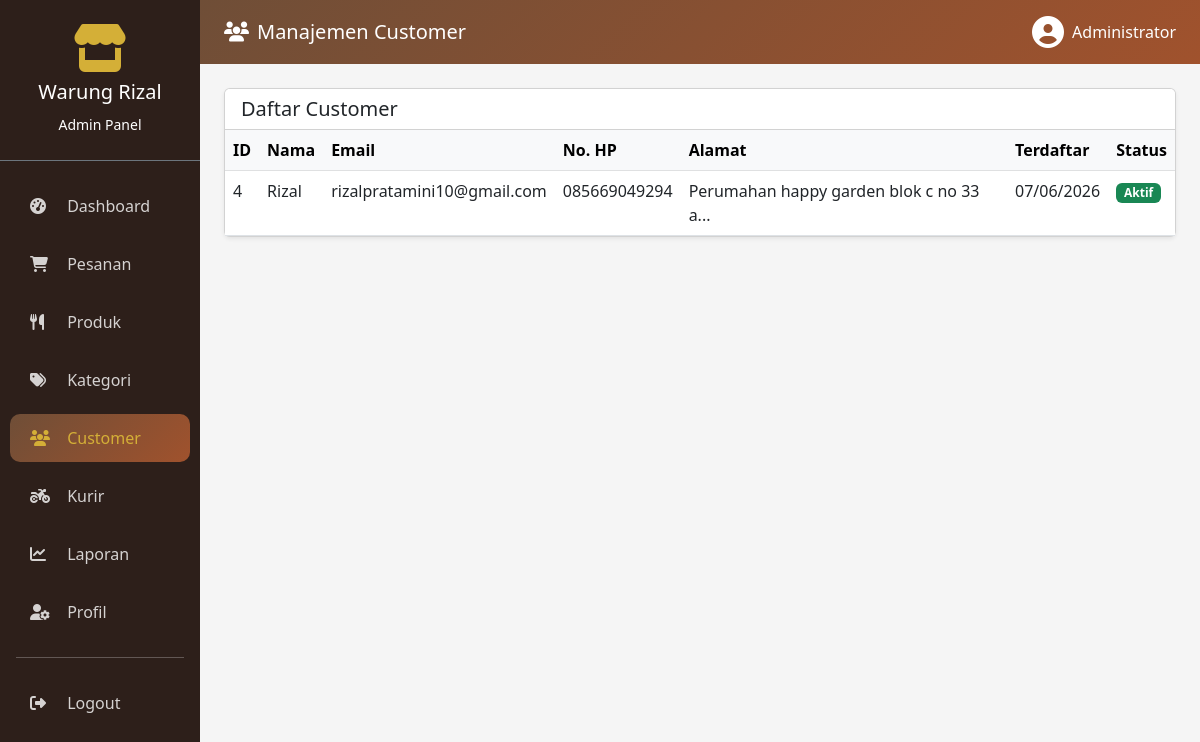
Page /admin/customer.php (signed in) on the committed database.
### tables this page shows
CREATE TABLE `users` (
  `id` int(11) NOT NULL,
  `username` varchar(50) NOT NULL,
  `password` varchar(255) NOT NULL,
  `nama_lengkap` varchar(100) NOT NULL,
  `email` varchar(100) NOT NULL,
  `no_hp` varchar(15) NOT NULL,
  `alamat` text DEFAULT NULL,
  `role` enum('admin','customer','kurir') DEFAULT 'customer',
  `foto` varchar(255) DEFAULT NULL,
  `is_active` tinyint(1) DEFAULT 1,
  `created_at` timestamp NOT NULL DEFAULT current_timestamp(),
  `updated_at` timestamp NOT NULL DEFAULT current_timestamp() ON UPDATE current_timestamp()
);

### admin/customer.php (the view, shortened to what this page needs)
<?php
include '../config/database.php';
$customers = $koneksi->query("SELECT * FROM users WHERE role = 'customer' ORDER BY created_at DESC");
?>
<!DOCTYPE html>
<html lang="id">
<head>
    <link href="https://cdn.jsdelivr.net/npm/bootstrap@5.3.0/dist/css/bootstrap.min.css" rel="stylesheet">
    <link rel="stylesheet" href="https://cdnjs.cloudflare.com/ajax/libs/font-awesome/6.4.0/css/all.min.css">
</head>
<body>
    <div class="container-fluid">
        <div class="row">
            <div class="col-md-3 col-lg-2 px-0 sidebar">
                <div class="text-center py-4 border-bottom border-secondary">
                    <i class="fas fa-store fa-3x" style="color: #D4AF37;"></i>
                    <h5 class="mt-2">Warung Rizal</h5>
                    <small>Admin Panel</small>
                </div>
                <nav class="nav flex-column mt-3">
                    <a class="nav-link" href="dashboard.php"><i class="fas fa-tachometer-alt"></i> Dashboard</a>
                    <a class="nav-link" href="pesanan.php"><i class="fas fa-shopping-cart"></i> Pesanan</a>
                    <a class="nav-link" href="produk.php"><i class="fas fa-utensils"></i> Produk</a>
                    <a class="nav-link" href="kategori.php"><i class="fas fa-tags"></i> Kategori</a>
                    <a class="nav-link active" href="customer.php"><i class="fas fa-users"></i> Customer</a>
                    <a class="nav-link" href="kurir.php"><i class="fas fa-motorcycle"></i> Kurir</a>
                    <a class="nav-link" href="laporan.php"><i class="fas fa-chart-line"></i> Laporan</a>
                    <a class="nav-link" href="profil.php"><i class="fas fa-user-cog"></i> Profil</a>
                    <hr class="bg-secondary mx-3">
                    <a class="nav-link" href="logout.php"><i class="fas fa-sign-out-alt"></i> Logout</a>
                </nav>
            </div>
            <div class="col-md-9 col-lg-10 p-0">
                <nav class="navbar navbar-custom px-4 py-3 text-white">
                    <h5 class="mb-0"><i class="fas fa-users me-2"></i>Manajemen Customer</h5>
                    <div class="d-flex align-items-center">
                        <i class="fas fa-user-circle fa-2x me-2"></i>
                        <span><?php echo $_SESSION['admin_nama']; ?></span>
                    </div>
                </nav>
                <div class="p-4">
                    <div class="card shadow-sm">
                        <div class="card-header bg-white">
                            <h5 class="mb-0">Daftar Customer</h5>
                        </div>
                        <div class="card-body p-0">
                            <div class="table-responsive">
                                <table class="table table-hover mb-0">
                                    <thead class="table-light">
                                        <tr>
                                            <th>ID</th>
                                            <th>Nama</th>
                                            <th>Email</th>
                                            <th>No. HP</th>
                                            <th>Alamat</th>
                                            <th>Terdaftar</th>
                                            <th>Status</th>
                                        </tr>
                                    </thead>
                                    <tbody>
                                        <?php while($c = $customers->fetch_assoc()): ?>
                                        <tr>
                                            <td><?php echo $c['id']; ?></td>
                                            <td><?php echo $c['nama_lengkap']; ?></td>
                                            <td><?php echo $c['email']; ?></td>
                                            <td><?php echo $c['no_hp']; ?></td>
                                            <td><?php echo substr($c['alamat'], 0, 50); ?>...</td>
                                            <td><?php echo date('d/m/Y', strtotime($c['created_at'])); ?></td>
                                            <td>
                                                <?php if($c['is_active']): ?>
                                                    <span class="badge bg-success">Aktif</span>
                                                <?php else: ?>
                                                    <span class="badge bg-danger">Nonaktif</span>
                                                <?php endif; ?>
                                            </td>
                                        </tr>
                                        <?php endwhile; ?>
                                    </tbody>
                                </table>
                            </div>
                        </div>
                    </div>
                </div>
            </div>
        </div>
    </div>
</body>
</html>

### admin/customer.php (style rules this page uses)
:root { --primary: #6F4E37; --secondary: #D4AF37; }
body { background: #f5f5f5; }
.sidebar { background: #2D1F1A; min-height: 100vh; color: white; }
.sidebar .nav-link { color: rgba(255,255,255,0.8); padding: 12px 20px; border-radius: 10px; margin: 5px 10px; }
.sidebar .nav-link:hover, .sidebar .nav-link.active { background: linear-gradient(135deg, #6F4E37, #A0522D); color: #D4AF37; }
.sidebar .nav-link i { width: 25px; margin-right: 8px; }
.navbar-custom { background: linear-gradient(135deg, #6F4E37, #A0522D); }

### rows in the picture
users: id "4", nama_lengkap "Rizal", email "rizalpratamini10@gmail.com", no_hp "085669049294", alamat "Perumahan happy garden blok c no 33 a", created_at "07/06/2026", is_active "Aktif"

### other values in the picture
$_SESSION['admin_nama'] "Administrator"
